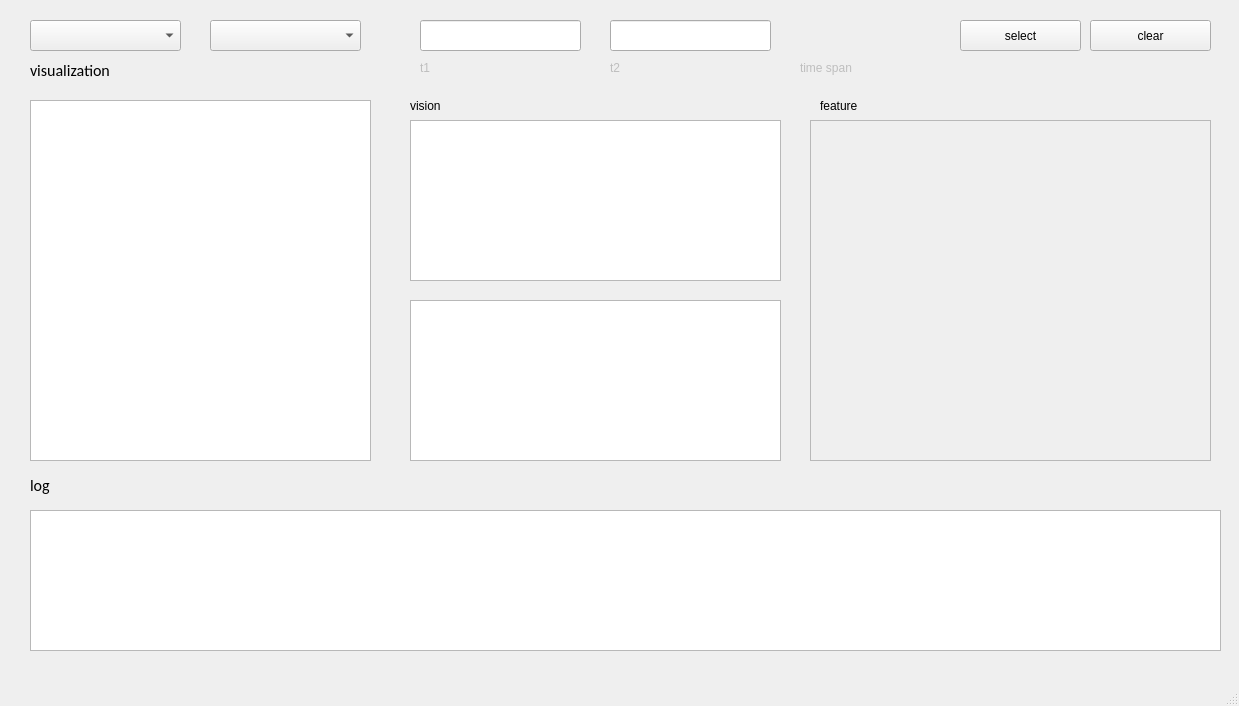
<?xml version="1.0" encoding="UTF-8"?>
<ui version="4.0">
 <class>MainWindow</class>
 <widget class="QMainWindow" name="MainWindow">
  <property name="geometry">
   <rect>
    <x>0</x>
    <y>0</y>
    <width>1239</width>
    <height>706</height>
   </rect>
  </property>
  <property name="windowTitle">
   <string>DataPlayer</string>
  </property>
  <widget class="QWidget" name="centralwidget">
   <widget class="QPushButton" name="pushButton">
    <property name="geometry">
     <rect>
      <x>960</x>
      <y>20</y>
      <width>121</width>
      <height>31</height>
     </rect>
    </property>
    <property name="text">
     <string>select</string>
    </property>
   </widget>
   <widget class="QPushButton" name="pushButton_2">
    <property name="geometry">
     <rect>
      <x>1090</x>
      <y>20</y>
      <width>121</width>
      <height>31</height>
     </rect>
    </property>
    <property name="text">
     <string>clear</string>
    </property>
   </widget>
   <widget class="QComboBox" name="comboBox">
    <property name="geometry">
     <rect>
      <x>30</x>
      <y>20</y>
      <width>151</width>
      <height>31</height>
     </rect>
    </property>
   </widget>
   <widget class="QComboBox" name="comboBox_2">
    <property name="geometry">
     <rect>
      <x>210</x>
      <y>20</y>
      <width>151</width>
      <height>31</height>
     </rect>
    </property>
   </widget>
   <widget class="QWidget" name="widget" native="true">
    <property name="geometry">
     <rect>
      <x>20</x>
      <y>90</y>
      <width>1201</width>
      <height>381</height>
     </rect>
    </property>
    <widget class="QTextBrowser" name="textBrowser">
     <property name="geometry">
      <rect>
       <x>10</x>
       <y>10</y>
       <width>341</width>
       <height>361</height>
      </rect>
     </property>
    </widget>
    <widget class="QLabel" name="label_3">
     <property name="geometry">
      <rect>
       <x>390</x>
       <y>6</y>
       <width>111</width>
       <height>20</height>
      </rect>
     </property>
     <property name="text">
      <string>vision</string>
     </property>
    </widget>
    <widget class="QLabel" name="label_4">
     <property name="geometry">
      <rect>
       <x>800</x>
       <y>5</y>
       <width>131</width>
       <height>21</height>
      </rect>
     </property>
     <property name="text">
      <string>feature</string>
     </property>
    </widget>
    <widget class="QGraphicsView" name="graphicsView">
     <property name="geometry">
      <rect>
       <x>390</x>
       <y>30</y>
       <width>371</width>
       <height>161</height>
      </rect>
     </property>
    </widget>
    <widget class="QGraphicsView" name="graphicsView_3">
     <property name="geometry">
      <rect>
       <x>390</x>
       <y>210</y>
       <width>371</width>
       <height>161</height>
      </rect>
     </property>
    </widget>
    <widget class="QFrame" name="frame">
     <property name="geometry">
      <rect>
       <x>790</x>
       <y>30</y>
       <width>401</width>
       <height>341</height>
      </rect>
     </property>
     <property name="frameShape">
      <enum>QFrame::StyledPanel</enum>
     </property>
     <property name="frameShadow">
      <enum>QFrame::Raised</enum>
     </property>
    </widget>
   </widget>
   <widget class="QPlainTextEdit" name="plainTextEdit">
    <property name="geometry">
     <rect>
      <x>30</x>
      <y>510</y>
      <width>1191</width>
      <height>141</height>
     </rect>
    </property>
   </widget>
   <widget class="QLabel" name="label">
    <property name="geometry">
     <rect>
      <x>30</x>
      <y>470</y>
      <width>211</width>
      <height>31</height>
     </rect>
    </property>
    <property name="font">
     <font>
      <family>Calibri</family>
      <pointsize>12</pointsize>
     </font>
    </property>
    <property name="text">
     <string>log</string>
    </property>
   </widget>
   <widget class="QLabel" name="label_2">
    <property name="geometry">
     <rect>
      <x>30</x>
      <y>55</y>
      <width>281</width>
      <height>31</height>
     </rect>
    </property>
    <property name="font">
     <font>
      <family>Calibri</family>
      <pointsize>12</pointsize>
     </font>
    </property>
    <property name="text">
     <string>visualization</string>
    </property>
    <property name="textFormat">
     <enum>Qt::PlainText</enum>
    </property>
   </widget>
   <widget class="QLineEdit" name="lineEdit">
    <property name="geometry">
     <rect>
      <x>420</x>
      <y>20</y>
      <width>161</width>
      <height>31</height>
     </rect>
    </property>
   </widget>
   <widget class="QLineEdit" name="lineEdit_2">
    <property name="geometry">
     <rect>
      <x>610</x>
      <y>20</y>
      <width>161</width>
      <height>31</height>
     </rect>
    </property>
   </widget>
   <widget class="QLabel" name="label_5">
    <property name="enabled">
     <bool>false</bool>
    </property>
    <property name="geometry">
     <rect>
      <x>420</x>
      <y>60</y>
      <width>171</width>
      <height>16</height>
     </rect>
    </property>
    <property name="text">
     <string>t1</string>
    </property>
   </widget>
   <widget class="QLabel" name="label_6">
    <property name="enabled">
     <bool>false</bool>
    </property>
    <property name="geometry">
     <rect>
      <x>610</x>
      <y>60</y>
      <width>161</width>
      <height>16</height>
     </rect>
    </property>
    <property name="text">
     <string>t2</string>
    </property>
   </widget>
   <widget class="QLabel" name="label_7">
    <property name="enabled">
     <bool>false</bool>
    </property>
    <property name="geometry">
     <rect>
      <x>800</x>
      <y>60</y>
      <width>161</width>
      <height>16</height>
     </rect>
    </property>
    <property name="text">
     <string>time span</string>
    </property>
   </widget>
  </widget>
  <widget class="QMenuBar" name="menubar">
   <property name="enabled">
    <bool>false</bool>
   </property>
   <property name="geometry">
    <rect>
     <x>0</x>
     <y>0</y>
     <width>1239</width>
     <height>22</height>
    </rect>
   </property>
  </widget>
  <widget class="QStatusBar" name="statusbar"/>
 </widget>
 <resources/>
 <connections/>
</ui>
